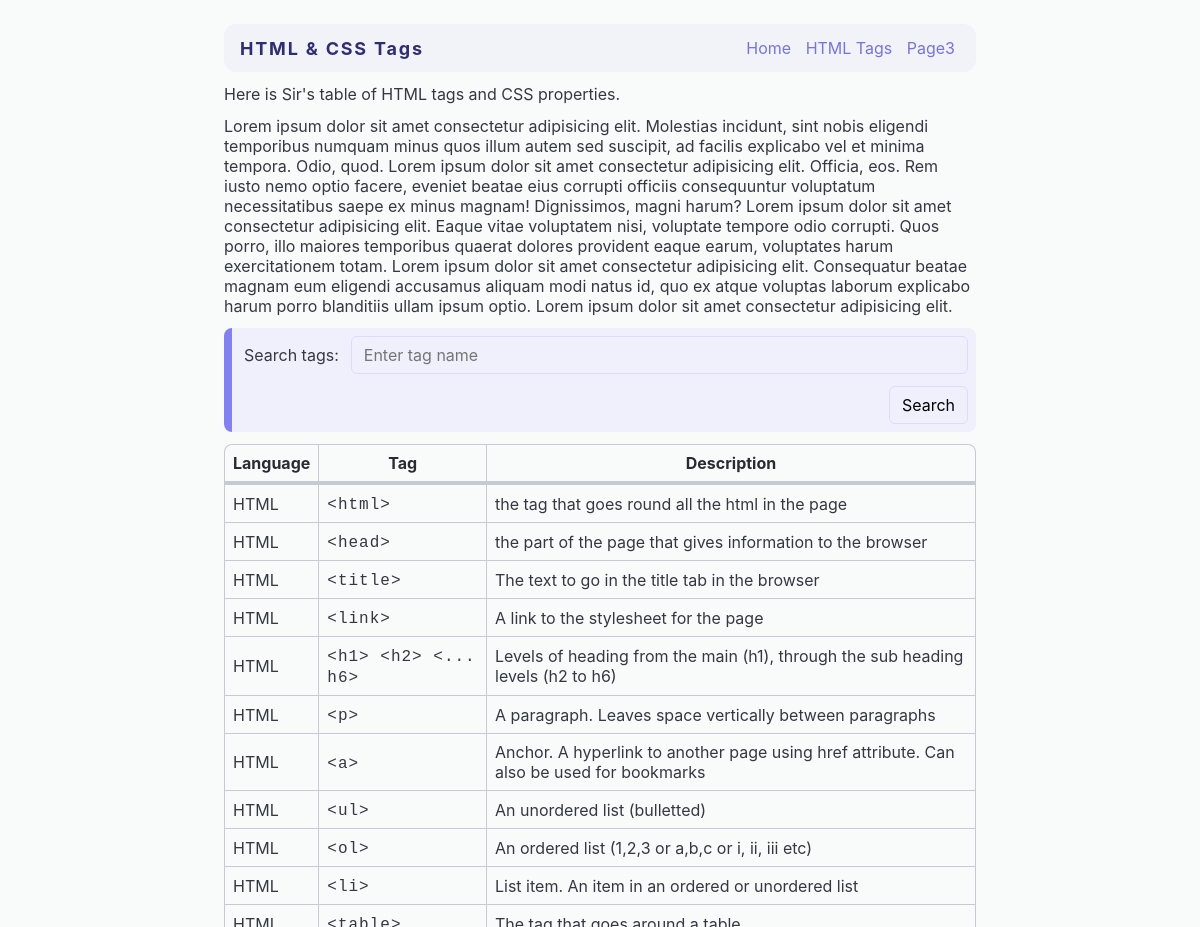
Before: /html-tags (upper part) with the older database file.
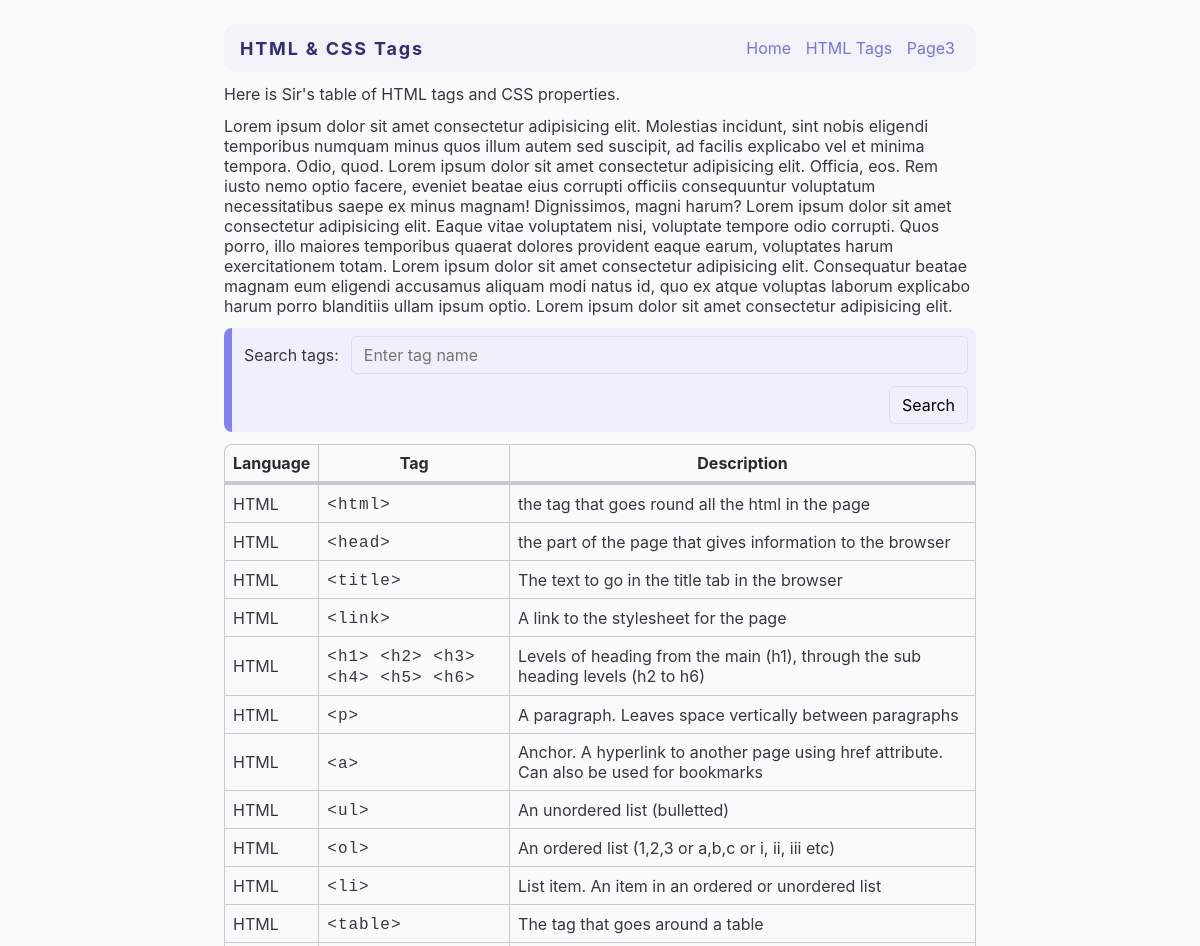
After: the same page with the newer database file.
### tables this page shows
CREATE TABLE "html_tags" (
	"id"	INTEGER NOT NULL UNIQUE,
	"type"	TEXT NOT NULL,
	"tag"	TEXT NOT NULL,
	"description"	TEXT NOT NULL,
	"last_modified_at"	INTEGER NOT NULL,
	"last_modified_by"	INTEGER NOT NULL,
	"created_at"	INTEGER NOT NULL,
	"created_by"	INTEGER NOT NULL,
	PRIMARY KEY("id" AUTOINCREMENT),
	FOREIGN KEY("created_by") REFERENCES "accounts"("id")
);

### app.py (the view)
@app.route("/html-tags")
def html_tags():
    db = get_db()
    cursor = db.cursor()
    tags = None
    search = False
    search_text = request.args.get('search-text')
    if (search_text is not None and search_text.strip() != ""):
        search = True
        tags = cursor.execute("SELECT * FROM html_tags WHERE tag LIKE ?",
                              ("%" + search_text + "%",)).fetchall()
    else:
        tags = cursor.execute(
            "SELECT * FROM html_tags ORDER BY type DESC").fetchall()
    def format_tags(tags):
        def format_tag(tag):
            def format_sub_tag(sub_tag):
                return"&lt;"+sub_tag+"&gt;"
            return " ".join(list(map(format_sub_tag,
                                     tag["tag"].split(", "))))
        return list(map(lambda tag: {
            'tag': format_tag(tag) if tag["type"] == "HTML" else tag["tag"],
            'type': tag['type'],
            'description': tag["description"]
        }, tags))
    formatted_tags = format_tags(tags)
    return render_template("html-tags.jinja",
                           tags=formatted_tags,
                           search=search,
                           query=search_text or "")

### app.py (called while the page is built)
def db_dict_factory(cursor, row):
    d = {}
    for idx, col in enumerate(cursor.description):
        d[col[0]] = row[idx]
    return d

def get_db():
    db = getattr(g, '_database', None)
    if db is None:
        db = g._database = sqlite3.connect(DATABASE_NAME)
        db.row_factory = db_dict_factory
    return db

@app.teardown_appcontext
def close_connection(exception):
    db = getattr(g, '_database', None)
    if db is not None:
        db.close()

### templates/html-tags.jinja (shortened to what this page needs)
{% extends 'layout.jinja' %}
{% block title %}HTML &amp; CSS Tags{% endblock %}
{% block content %}
    <p>Here is Sir's table of HTML tags and CSS properties.</p>
    <p>
        Lorem ipsum dolor sit amet
        consectetur adipisicing elit. Molestias incidunt, sint nobis eligendi temporibus
        numquam minus quos illum autem sed suscipit, ad facilis explicabo vel et minima
        tempora. Odio, quod. Lorem ipsum dolor sit amet consectetur adipisicing elit.
        Officia, eos. Rem iusto nemo optio facere, eveniet beatae eius corrupti officiis
        consequuntur voluptatum necessitatibus saepe ex minus magnam! Dignissimos, magni
        harum? Lorem ipsum dolor sit amet consectetur adipisicing elit. Eaque vitae
        voluptatem nisi, voluptate tempore odio corrupti. Quos porro, illo maiores
        temporibus quaerat dolores provident eaque earum, voluptates harum
        exercitationem totam. Lorem ipsum dolor sit amet consectetur adipisicing elit.
        Consequatur beatae magnam eum eligendi accusamus aliquam modi natus id, quo ex
        atque voluptas laborum explicabo harum porro blanditiis ullam ipsum optio. Lorem
        ipsum dolor sit amet consectetur adipisicing elit.
    </p>
    <form action="/html-tags" method="get">
        <label for="tag-searhbox">
            Search tags:
            <input type="search"
                   name="search-text"
                   id="tag-searhbox"
                   placeholder="Enter tag name"
                   value="{{ query }}">
        </label>
        <div class="form-control-row">
            <button role="submit">Search</button>
        </div>
    </form>
    {% if tags|length > 0 %}
        <table>
            <thead>
                <tr>
                    <th>Language</th>
                    <th>Tag</th>
                    <th>Description</th>
                </tr>
            </thead>
            <tbody>
                {% for tag in tags %}
                    <tr>
                        <td>
                            <p>{{ tag.type }}</p>
                        </td>
                        <td>
                            <code>
                                {{ tag.tag }}
                            </code>
                        </td>
                        <td>
                            <p>{{ tag.description }}</p>
                        </td>
                    </tr>
                {% endfor %}
            </tbody>
        </table>
    {% else %}
        <p>No tags found for search query.</p>
    {% endif %}
{% endblock %}

### templates/layout.jinja (shortened to what this page needs)
<!DOCTYPE html>
<html lang="en">
    <head>
        <link rel="stylesheet"
              href="{{ url_for('static', filename='cool-styles.css') }}"/>
    </head>
    <body>
        <div id="header-wrapper">
            <header>
                <h1>{{ self.title() }}</h1>
                <nav>
                    <a href="/">Home</a>
                    <a href="/html-tags">HTML Tags</a>
                    <a href="#page-3">Page3</a>
                </nav>
            </header>
        </div>
        <main>
            {% block content %}{% endblock %}
        </main>
    </body>
</html>

Changed rows visible on the page:
changed html_tags "Levels of heading from the main (h1), through the sub heading levels (h2 to h6)": tag "<h1> <h2> <... h6>" → "<h1> <h2> <h3> <h4> <h5> <h6>"
now on this page (row unchanged): html_tags: type "HTML", tag "<table>", description "The tag that goes around a table"
